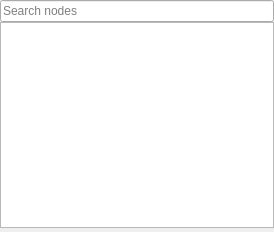
<?xml version="1.0" encoding="UTF-8"?>
<ui version="4.0">
 <class>NodesDock</class>
 <widget class="QDockWidget" name="NodesDock">
  <property name="geometry">
   <rect>
    <x>0</x>
    <y>0</y>
    <width>274</width>
    <height>232</height>
   </rect>
  </property>
  <property name="windowTitle">
   <string>Nodes</string>
  </property>
  <widget class="QWidget" name="dockWidgetContents">
   <layout class="QVBoxLayout" name="verticalLayout">
    <property name="spacing">
     <number>0</number>
    </property>
    <property name="leftMargin">
     <number>0</number>
    </property>
    <property name="topMargin">
     <number>0</number>
    </property>
    <property name="rightMargin">
     <number>0</number>
    </property>
    <property name="bottomMargin">
     <number>0</number>
    </property>
    <item>
     <layout class="QVBoxLayout" name="verticalLayout_2">
      <property name="spacing">
       <number>0</number>
      </property>
      <property name="bottomMargin">
       <number>0</number>
      </property>
      <item>
       <widget class="QLineEdit" name="m_search_nodes_edit">
        <property name="placeholderText">
         <string>Search nodes</string>
        </property>
       </widget>
      </item>
      <item>
       <widget class="flow::NodesView" name="m_nodes_view">
        <property name="dragEnabled">
         <bool>true</bool>
        </property>
        <attribute name="headerVisible">
         <bool>false</bool>
        </attribute>
       </widget>
      </item>
      <item>
       <layout class="QHBoxLayout" name="m_toolbar_layout">
        <property name="spacing">
         <number>6</number>
        </property>
        <property name="leftMargin">
         <number>2</number>
        </property>
        <property name="topMargin">
         <number>2</number>
        </property>
        <property name="rightMargin">
         <number>2</number>
        </property>
        <property name="bottomMargin">
         <number>2</number>
        </property>
       </layout>
      </item>
     </layout>
    </item>
   </layout>
  </widget>
 </widget>
 <customwidgets>
  <customwidget>
   <class>flow::NodesView</class>
   <extends>QTreeView</extends>
   <header>flow/document/component/nodes/nodes_view.h</header>
  </customwidget>
 </customwidgets>
 <resources>
  <include location="../../../resources/plugins/flow/document/flow_document.qrc"/>
 </resources>
 <connections/>
</ui>
